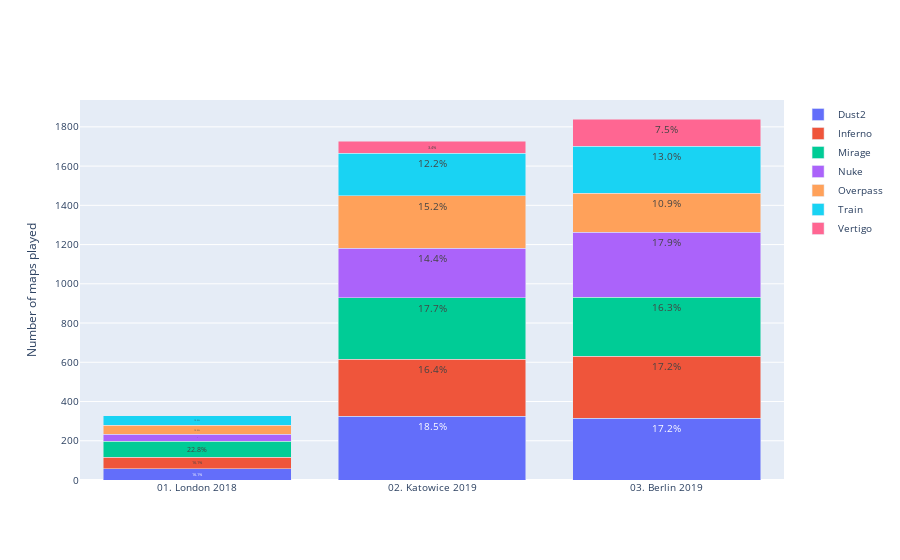

Notebook cell for this chart:
### Code cell
fig = go.Figure()
for _map in maps:
    fig.add_bar(name=_map,x=gb[gb._map==_map].time_period,y=gb[gb._map==_map].team,
                text=gb_text[gb_text._map==_map].percentage,textposition='inside')

fig.update_layout(barmode='stack',legend=dict(traceorder='normal'),yaxis_title='Number of maps played',font=dict(size=10))
fig.show()

### Figure 1 — Plotly figure (JSON) as saved in the notebook; plotly's stock layout.template omitted (floating-point values rounded to 4 significant figures)
{"data": [{"name": "Dust2", "text": ["16.1%", "18.5%", "17.2%"], "textposition": "inside", "type": "bar", "x": ["01. London 2018", "02. Katowice 2019", "03. Berlin 2019"], "y": [58, 326, 316]}, {"name": "Inferno", "text": ["16.1%", "16.4%", "17.2%"], "textposition": "inside", "type": "bar", "x": ["01. London 2018", "02. Katowice 2019", "03. Berlin 2019"], "y": [58, 290, 316]}, {"name": "Mirage", "text": ["22.8%", "17.7%", "16.3%"], "textposition": "inside", "type": "bar", "x": ["01. London 2018", "02. Katowice 2019", "03. Berlin 2019"], "y": [82, 312, 300]}, {"name": "Nuke", "text": ["9.4%", "14.4%", "17.9%"], "textposition": "inside", "type": "bar", "x": ["01. London 2018", "02. Katowice 2019", "03. Berlin 2019"], "y": [34, 254, 330]}, {"name": "Overpass", "text": ["13.3%", "15.2%", "10.9%"], "textposition": "inside", "type": "bar", "x": ["01. London 2018", "02. Katowice 2019", "03. Berlin 2019"], "y": [48, 268, 200]}, {"name": "Train", "text": ["13.3%", "12.2%", "13.0%"], "textposition": "inside", "type": "bar", "x": ["01. London 2018", "02. Katowice 2019", "03. Berlin 2019"], "y": [48, 216, 240]}, {"name": "Vertigo", "text": ["3.4%", "7.5%"], "textposition": "inside", "type": "bar", "x": ["02. Katowice 2019", "03. Berlin 2019"], "y": [60, 138]}], "layout": {"barmode": "stack", "font": {"size": 10}, "legend": {"traceorder": "normal"}, "yaxis": {"title": {"text": "Number of maps played"}}}}
